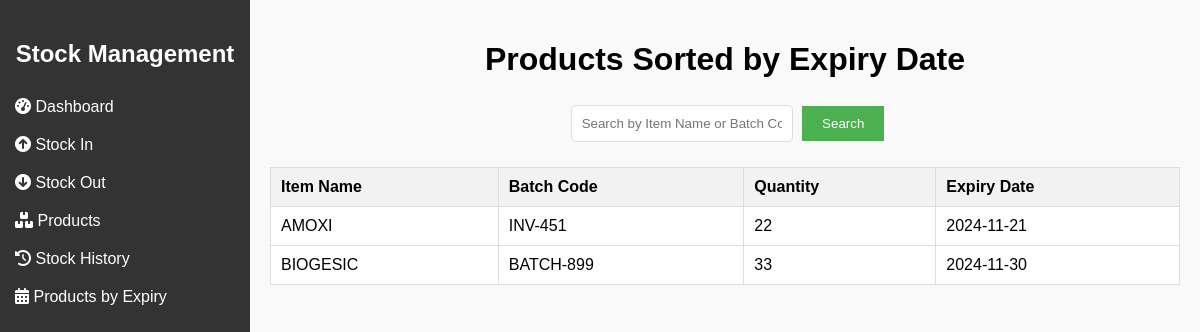
/expiry_products.php (signed in), run on the app's committed database.
### tables this page shows
CREATE TABLE `products` (
  `id` int(11) NOT NULL,
  `item_name` varchar(255) NOT NULL,
  `batch_code` text DEFAULT NULL,
  `quantity` int(255) DEFAULT NULL,
  `created_at` timestamp NOT NULL DEFAULT current_timestamp(),
  `expiry_date` date DEFAULT NULL
);

### expiry_products.php (the view, shortened to what this page needs)
<?php
$servername = "localhost";
$username = "root";
$password = "";
$dbname = "stock_management";
$conn = new mysqli($servername, $username, $password, $dbname);
$searchTerm = '';
$sql = "SELECT item_name, batch_code, quantity, expiry_date FROM products WHERE 1";
$sql .= " ORDER BY expiry_date ASC";
$result = $conn->query($sql);
?>
<!DOCTYPE html>
<html lang="en">
<head>
    <link href="https://cdnjs.cloudflare.com/ajax/libs/font-awesome/6.0.0-beta3/css/all.min.css" rel="stylesheet">
    <link href="expiry_products.css" rel="stylesheet">
</head>
<body>
<div class="sidebar">
    <h2>Stock Management</h2>
    <a href="dashboard.php"><i class="fas fa-tachometer-alt icon"></i> Dashboard</a>
    <a href="stock_in.php"><i class="fas fa-arrow-circle-up icon"></i> Stock In</a>
    <a href="stock_out.php"><i class="fas fa-arrow-circle-down icon"></i> Stock Out</a>
    <a href="products.php"><i class="fas fa-boxes icon"></i> Products</a>
    <a href="history.php"><i class="fas fa-history icon"></i> Stock History</a>
    <a href="expiry_products.php"><i class="fas fa-calendar-alt icon"></i> Products by Expiry</a>
</div>
<div class="content">
    <div class="dashboard-header">
        <h1>Products Sorted by Expiry Date</h1>
    </div>
    <div class="search-container">
        <form action="expiry_products.php" method="GET">
            <input type="text" name="search_term" placeholder="Search by Item Name or Batch Code" value="<?php echo htmlspecialchars($searchTerm); ?>">
            <button type="submit" name="search">Search</button>
        </form>
    </div>
    <div class="product-list">
        <table>
            <thead>
                <tr>
                    <th>Item Name</th>
                    <th>Batch Code</th>
                    <th>Quantity</th>
                    <th>Expiry Date</th>
                </tr>
            </thead>
            <tbody>
                <?php
                if ($result->num_rows > 0) {
                    while ($row = $result->fetch_assoc()) {
                        echo "<tr>
                                <td>" . $row['item_name'] . "</td>
                                <td>" . $row['batch_code'] . "</td>
                                <td>" . $row['quantity'] . "</td>
                                <td>" . $row['expiry_date'] . "</td>
                              </tr>";
                    }
                } else {
                    echo "<tr><td colspan='4'>No products found.</td></tr>";
                }
                ?>
            </tbody>
        </table>
    </div>
</div>
</body>
</html>

### expiry_products.css (style rules this page uses)
body { font-family: Arial, sans-serif; margin: 0; padding: 0; background-color: #f9f9f9; }
.sidebar { width: 250px; position: fixed; top: 0; left: 0; background-color: #333; color: #fff; height: 100%; padding-top: 20px; }
.sidebar h2 { text-align: center; }
.sidebar a { display: block; padding: 10px 15px; text-decoration: none; color: #fff; font-size: 16px; }
.content { margin-left: 250px; padding: 20px; }
.dashboard-header { text-align: center; margin-bottom: 20px; }
.search-container { text-align: center; margin-bottom: 20px; }
.search-container input { padding: 10px; margin: 5px; width: 200px; border: 1px solid #ddd; border-radius: 5px; }
.search-container button { padding: 10px 20px; border: none; background-color: #4CAF50; color: white; cursor: pointer; }
.product-list table { width: 100%; border-collapse: collapse; margin: 20px 0; }
.product-list th, .product-list td { padding: 10px; text-align: left; border: 1px solid #ddd; }
.product-list th { background-color: #f2f2f2; }
.product-list td { background-color: #fff; }
.product-list tr:nth-child(even) { background-color: #f9f9f9; }

### data on the page
products: item_name "AMOXI", batch_code "INV-451", quantity "22", expiry_date "2024-11-21"
products: item_name "BIOGESIC", batch_code "BATCH-899", quantity "33", expiry_date "2024-11-30"
